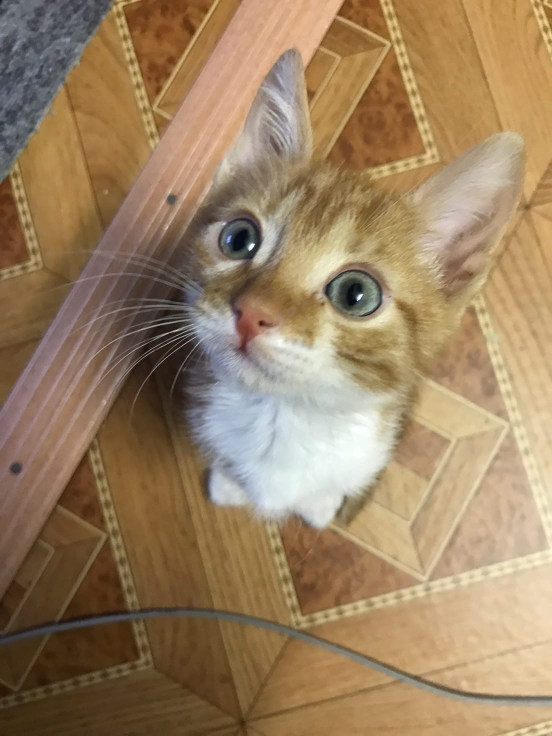
#> input picture lab9/images/1.jpg, 1104 x 1472 px, found by its file name (shown at 1/2 size); its folder holds 3 pictures in this run
$ python lab9.py
#> lines starting #> are read from the running program, lines starting #| are printed output that depends on the picture
def z12():
    import os
    from PIL import Image, ImageFilter

    images_folder = "images/"
    filters_folder = "filter/"

    if not os.path.exists(filters_folder):
        os.makedirs(filters_folder)

    for img_file in os.listdir(images_folder):
        if img_file.endswith(".jpg") or img_file.endswith(".png"): #задание 2: проверка расширения файла
            img_path = os.path.join(images_folder, img_file)
            image = Image.open(img_path)
#> image is the input picture: PIL image 1104x1472 RGB; mean R, G, B 155.7, 129.9, 98.4
            imgfilt = image.filter(ImageFilter.CONTOUR)
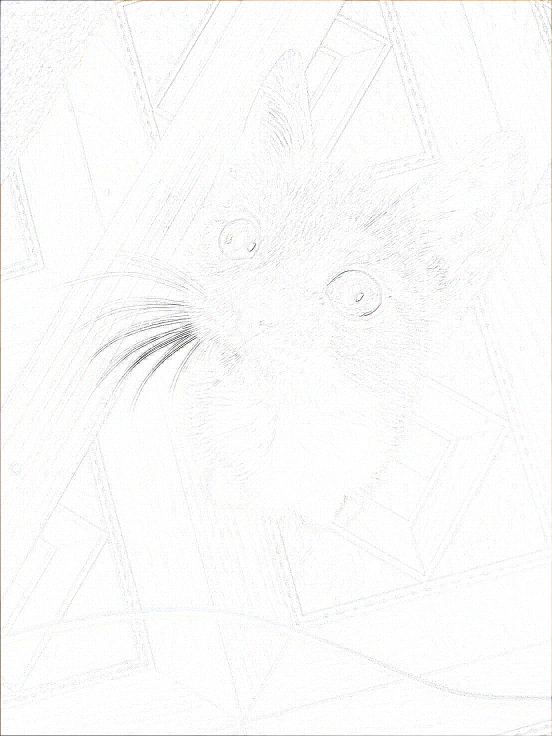
#> imgfilt: PIL image 1104x1472 RGB (shown at 1/2 size); mean R, G, B 250.5, 250.5, 250.2
            filtered_img_path = os.path.join(filters_folder, img_file)
            imgfilt.save(filtered_img_path)
#> pass 2 of the loop in z12, `for img_file in os.listdir(images_folder):`:
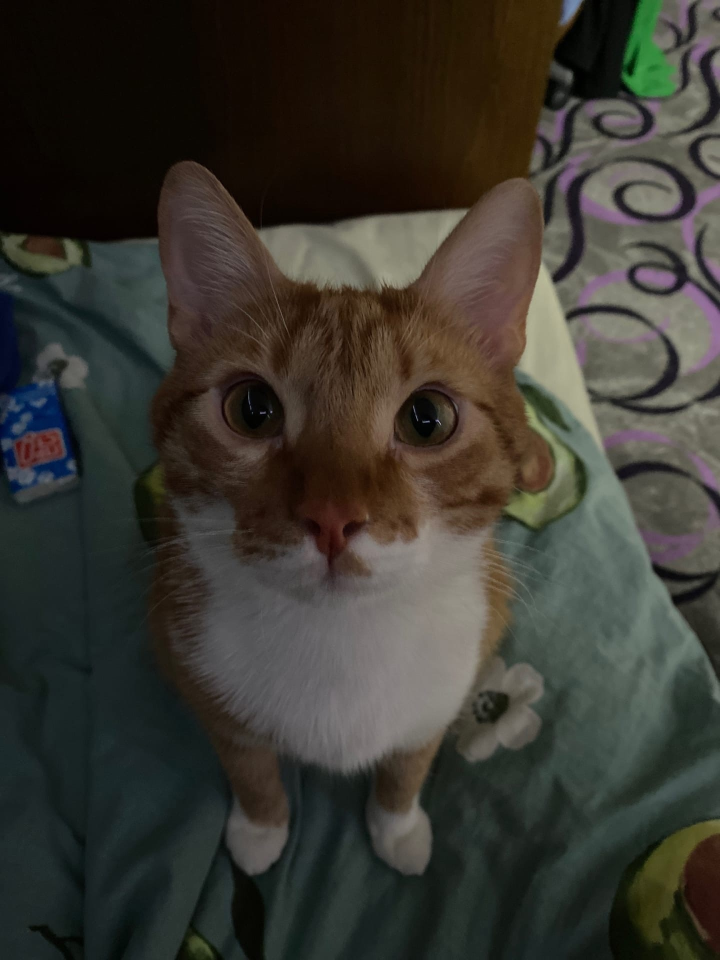
#> input picture lab9/images/2.jpg, 1440 x 1920 px, found by its file name (shown at 1/2 size)
#> in z12, image is the input picture: PIL image 1440x1920 RGB; mean R, G, B 57.8, 56.1, 48.8
#> in z12, `imgfilt = image.filter(ImageFilter.CONTOUR)`:
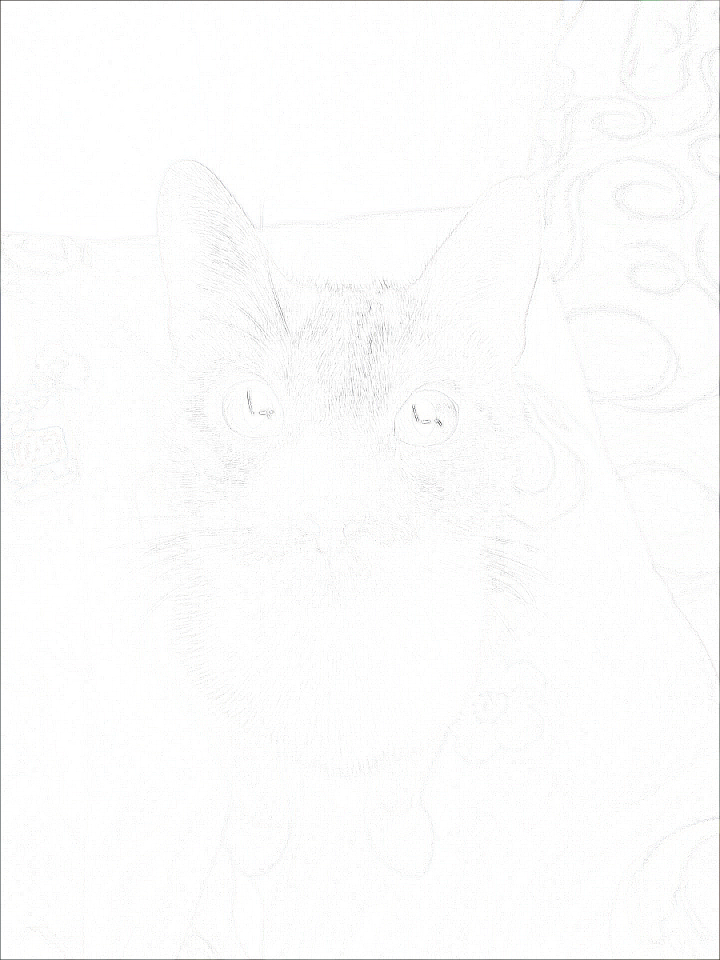
#> imgfilt: PIL image 1440x1920 RGB (shown at 1/2 size); mean R, G, B 251.9, 251.9, 251.8
#> pass 3 of the loop in z12, `for img_file in os.listdir(images_folder):`:
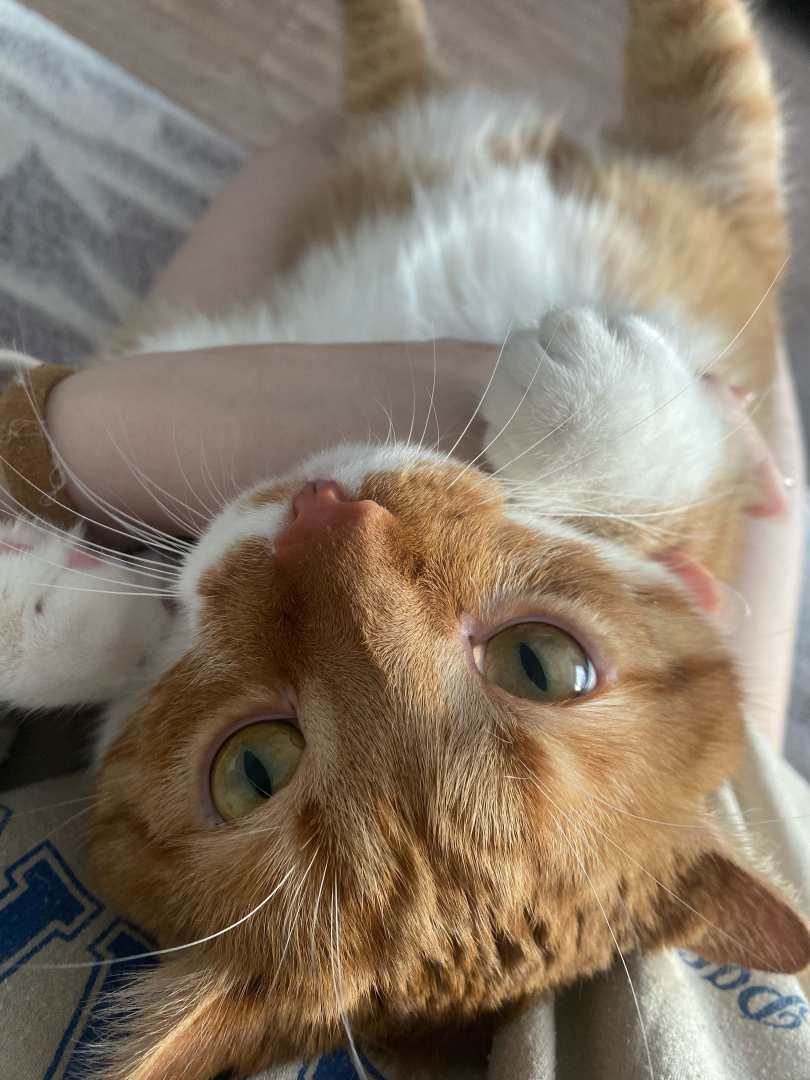
#> input picture lab9/images/3.jpg, 1620 x 2160 px, found by its file name (shown at 1/2 size)
#> in z12, image is the input picture: PIL image 1620x2160 RGB; mean R, G, B 135.6, 121.8, 105.1
#> in z12, `imgfilt = image.filter(ImageFilter.CONTOUR)`:
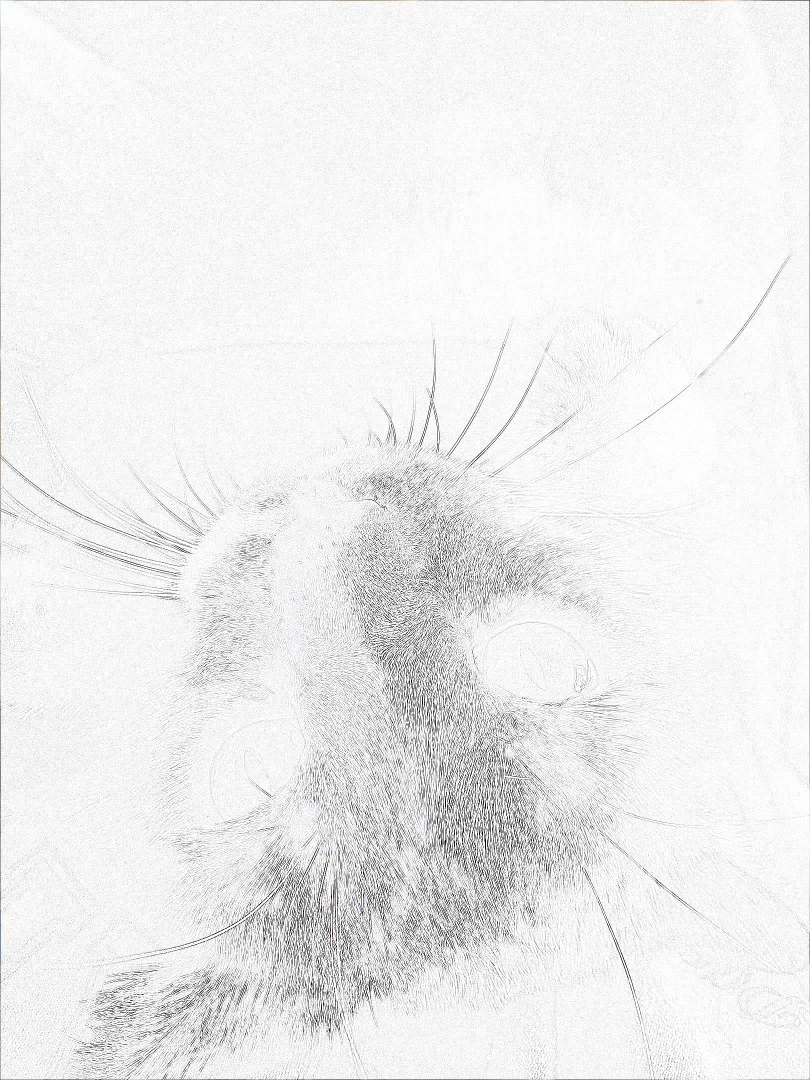
#> imgfilt: PIL image 1620x2160 RGB (shown at 1/2 size); mean R, G, B 237.9, 237.9, 237.8
z12()
def z3():
    total = 0
    print("Нужно купить:")
#> (the run stopped early here; a loop or call above may not have finished)
